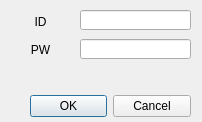
<?xml version="1.0" encoding="UTF-8"?>
<ui version="4.0">
 <class>Dialog</class>
 <widget class="QDialog" name="Dialog">
  <property name="geometry">
   <rect>
    <x>0</x>
    <y>0</y>
    <width>202</width>
    <height>122</height>
   </rect>
  </property>
  <property name="windowTitle">
   <string>로그인</string>
  </property>
  <widget class="QDialogButtonBox" name="buttonBox">
   <property name="geometry">
    <rect>
     <x>30</x>
     <y>90</y>
     <width>161</width>
     <height>32</height>
    </rect>
   </property>
   <property name="orientation">
    <enum>Qt::Horizontal</enum>
   </property>
   <property name="standardButtons">
    <set>QDialogButtonBox::Cancel|QDialogButtonBox::Ok</set>
   </property>
  </widget>
  <widget class="QLineEdit" name="tb_id">
   <property name="geometry">
    <rect>
     <x>80</x>
     <y>10</y>
     <width>111</width>
     <height>20</height>
    </rect>
   </property>
  </widget>
  <widget class="QLineEdit" name="tb_pw">
   <property name="geometry">
    <rect>
     <x>80</x>
     <y>39</y>
     <width>111</width>
     <height>20</height>
    </rect>
   </property>
   <property name="echoMode">
    <enum>QLineEdit::Password</enum>
   </property>
  </widget>
  <widget class="QWidget" name="layoutWidget">
   <property name="geometry">
    <rect>
     <x>10</x>
     <y>10</y>
     <width>61</width>
     <height>51</height>
    </rect>
   </property>
   <layout class="QVBoxLayout" name="verticalLayout">
    <item>
     <widget class="QLabel" name="label">
      <property name="text">
       <string>ID</string>
      </property>
      <property name="alignment">
       <set>Qt::AlignCenter</set>
      </property>
     </widget>
    </item>
    <item>
     <widget class="QLabel" name="label_2">
      <property name="text">
       <string>PW</string>
      </property>
      <property name="alignment">
       <set>Qt::AlignCenter</set>
      </property>
     </widget>
    </item>
   </layout>
  </widget>
 </widget>
 <resources/>
 <connections>
  <connection>
   <sender>buttonBox</sender>
   <signal>accepted()</signal>
   <receiver>Dialog</receiver>
   <slot>btn_accept()</slot>
   <hints>
    <hint type="sourcelabel">
     <x>58</x>
     <y>96</y>
    </hint>
    <hint type="destinationlabel">
     <x>23</x>
     <y>94</y>
    </hint>
   </hints>
  </connection>
  <connection>
   <sender>buttonBox</sender>
   <signal>rejected()</signal>
   <receiver>Dialog</receiver>
   <slot>btn_reject()</slot>
   <hints>
    <hint type="sourcelabel">
     <x>138</x>
     <y>100</y>
    </hint>
    <hint type="destinationlabel">
     <x>66</x>
     <y>76</y>
    </hint>
   </hints>
  </connection>
 </connections>
 <slots>
  <slot>btn_accept()</slot>
  <slot>btn_reject()</slot>
 </slots>
</ui>
